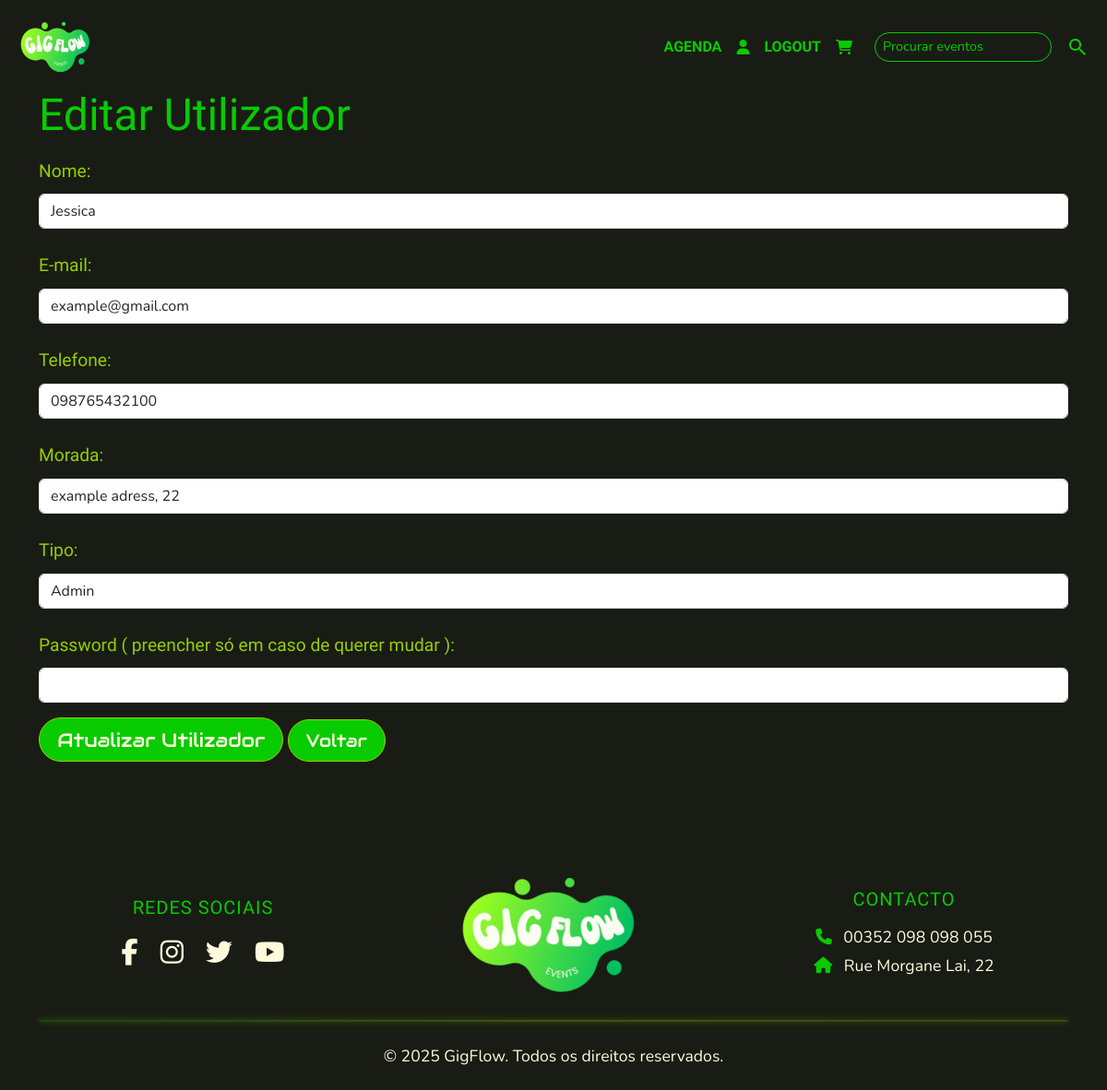
/auth/edit_user.php?id=1 (signed in), run on the app's committed database.
### tables this page shows
CREATE TABLE `users` (
  `id` int(11) NOT NULL,
  `name` varchar(100) NOT NULL,
  `email` varchar(150) NOT NULL,
  `password` varchar(255) NOT NULL,
  `phone` varchar(20) NOT NULL,
  `address` varchar(255) NOT NULL,
  `role` enum('user','admin') NOT NULL DEFAULT 'user',
  `created_at` timestamp NOT NULL DEFAULT current_timestamp()
);

### auth/edit_user.php (the view, shortened to what this page needs)
<?php
include '../php/config.php';
$user_id = (int)$_GET['id'];
$result = $conn->query("SELECT * FROM users WHERE id = $user_id");
$user = $result->fetch_assoc();
?>
<!DOCTYPE html>
<html lang="pt-PT">
<head>
  <link href="https://cdn.jsdelivr.net/npm/bootstrap@5.3.7/dist/css/bootstrap.min.css" rel="stylesheet"
 />
  <link rel="stylesheet" href="https://cdnjs.cloudflare.com/ajax/libs/font-awesome/6.5.0/css/all.min.css"
 />
  <link rel="stylesheet" href="../css/admin.css" />
</head>
<body>
  <header>
    <nav class="navbar navbar-expand-lg fixed-top py-3">
      <div class="container-fluid">
        <a class="navbar-brand" href="../index.php">
          <img src="../images/black-logo-thumb.png" alt="Logo" width="100" height="60" />
        </a>
        <div class="collapse navbar-collapse" id="navbarContent">
          <ul class="navbar-nav ms-auto mb-2 mb-lg-0 align-items-center">
            <li class="nav-item">
              <a class="nav-link" href="../pages/agenda.php">AGENDA</a>
            </li>
            <li class="nav-item">
              <a class="nav-link d-flex align-items-center" href="../pages/profile.php" aria-label="Meu Perfil"><i
                  class="fa-solid fa-user"></i>
              </a>
            </li>
            <li class="nav-item">
              <a class="nav-link d-flex align-items-center" href="../php/logout.php" aria-label="Logout">LOGOUT</a>
            </li>
            <li class="nav-item">
              <a class="nav-link d-flex align-items-center" href="../pages/cart.php" aria-label="Carrinho"><i
                  class="fa-solid fa-cart-shopping"></i>
              </a>
            </li>
          </ul>
          <form class="d-flex ms-lg-3" role="search">
            <input class="form-control me-2" type="search" placeholder="Procurar eventos" />
            <button class="btn btn-outline-light" type="submit">
              <span class="material-symbols-outlined"> search </span>
            </button>
          </form>
        </div>
      </div>
    </nav>
  </header>
  <main>
    <section id="dashboard">
      <div class="container py-5 mt-5">
        <h1>Editar Utilizador</h1>
        <form method="POST">
          <div class="mb-3">
            <label>Nome:</label>
            <input type="text" name="name" class="form-control" value="<?php echo htmlspecialchars($user['name']) ?>" required>
          </div>
          <div class="mb-3">
            <label>E-mail:</label>
            <input name="email" class="form-control" value="<?php echo htmlspecialchars($user['email']) ?>" required>
          </div>
          <div class="mb-3">
            <label>Telefone:</label>
            <input type="text" name="phone" class="form-control" value="<?php echo htmlspecialchars($user['phone']) ?>" required>
          </div>
          <div class="mb-3">
            <label>Morada:</label>
            <input type="text" name="address" class="form-control" value="<?php echo htmlspecialchars($user['address']) ?>" required>
          </div>
          <div class="mb-3">
            <label>Tipo:</label>
              <select name="role" class="form-control" required>
                <option value="admin" <?= $user['role']=='admin'?'selected':'' ?>>Admin</option>
              </select>
          </div>
          <div class="mb-3">
            <label>Password ( preencher só em caso de querer mudar ):</label>
            <input type="password" name="password" class="form-control">
          </div>
          <button type="submit" class="btn-color">Atualizar Utilizador</button>
          <a href="admin.php" class="btn-color">Voltar</a>
        </form>
      </div>
    </section>
  </main>
  <footer class="footer py-4 mt-5">
    <div class="container text-center">
      <div class="row align-items-center gy-4">
        <div class="col-md-4">
          <h5>Redes Sociais</h5>
          <div class="social-icons">
            <a href="#"><i class="fab fa-facebook-f"></i></a>
            <a href="#"><i class="fab fa-instagram"></i></a>
            <a href="#"><i class="fab fa-twitter"></i></a>
            <a href="#"><i class="fab fa-youtube"></i></a>
          </div>
        </div>
        <div class="col-md-4"><img src="../images/black-logo-thumb.png" alt="Gig Flow Logo" class="footer-logo"></div>
        <div class="col-md-4">
          <h5>Contacto</h5>
          <p><i class="fa-solid fa-phone"></i> 00352 098 098 055</p>
          <p><i class="fa-solid fa-house"></i> Rue Morgane Lai, 22</p>
        </div>
      </div>
      <hr class="my-4">
      <p class="text-center mb-0">&copy; 2025 GigFlow. Todos os direitos reservados.</p>
    </div>
  </footer>
</body>
</html>

### css/admin.css (style rules this page uses)
:root { --font-title: 'Tektur', 'Arial Black', sans-serif; --font-main: 'Nunito', 'Arial', sans-serif; --button-text: 'Audiowide', 'Arial Black', sans-serif; --bg-color: rgb(24, 28, 20); --text-color: rgb(255, 250, 220); --green-1: rgb(8, 203, 0); --green-2: rgb(152, 205, 0); --green-neon: rgb(182, 245, 0); }
* { margin: 0; padding: 0; box-sizing: border-box; }
body { font-family: var(--font-main); color: var(--text-color); background-color: var(--bg-color); line-height: 1.5; scroll-behavior: smooth; }
h1, h2, h3 { font-family: var(--font-title); font-size: 3rem; color: var(--green-1); }
hr { border: none; height: 2px; border-radius: 50px; background: linear-gradient(90deg, rgba(8, 203, 0, 1) 0%, rgba(182, 245, 0, 1) 50%, rgba(152, 205, 0, 1) 100%); box-shadow: 0 0 5px rgba(182, 245, 0, 0.8), 0 0 10px rgba(182, 245, 0, 0.6), 0 0 20px rgba(182, 245, 0, 0.4); }
.btn-color { display: inline-block; background: var(--green-1); color: var(--text-color); border: 1px solid var(--green-2); padding: 0.45rem 1.2rem; font-family: var(--button-text); font-size: 1.3rem; border-radius: 25px; cursor: pointer; transition: 0.2s ease-in-out, box-shadow 0.3s ease-in-out; position: relative; box-shadow: none; }
span { font-family: var(--button-text); color: var(--green-1); }
a { text-decoration: none; }
.navbar { background-color: var(--bg-color); padding: 1rem 0; }
.navbar .nav-link { color: var(--green-1); font-family: var(--font-title); font-weight: 600; transition: 0.2s ease-in-out; }
.navbar .form-control { border-radius: 20px; border: 1px solid var(--green-1); padding: 0.25rem 0.5rem; background-color: transparent; color: var(--text-color); font-size: 0.9rem; }
.navbar .form-control::placeholder { color: var(--green-1); }
.navbar .btn-outline-light { border: none; background: none; color: var(--green-1); font-size: 1.5rem; padding: 0.25rem 0.5rem; display: flex; align-items: center; }
a.btn-color { font-size: 1.2rem; }
#dashboard form label { font-size: 1.2rem; font-family: var(--font-title); font-weight: 500; color: var(--green-2); padding: 10px 0; }
footer.footer { background-color: var(--bg-color); color: var(--text-color); font-family: var(--font-main); text-align: center; }
footer.footer h5 { color: var(--green-1); font-family: var(--font-title); margin-bottom: 1rem; text-transform: uppercase; letter-spacing: 1px; }
footer.footer p { margin: 0.3rem 0; color: var(--text-color); font-size: 1.1rem; }
footer.footer p i { color: var(--green-1); margin-right: 8px; font-size: 1.1rem; }
footer.footer .footer-logo { max-width: 250px; transition: transform 0.3s ease; }
footer.footer a { color: var(--text-color); text-decoration: none; transition: 0.3s; }
footer.footer .social-icons a { font-size: 1.8rem; margin: 0 10px; display: inline-block; transition: 0.3s ease-in-out; }

### data on the page
users: name "Jessica", email "example@gmail.com", phone "098765432100", address "example adress, 22", role "Admin"
